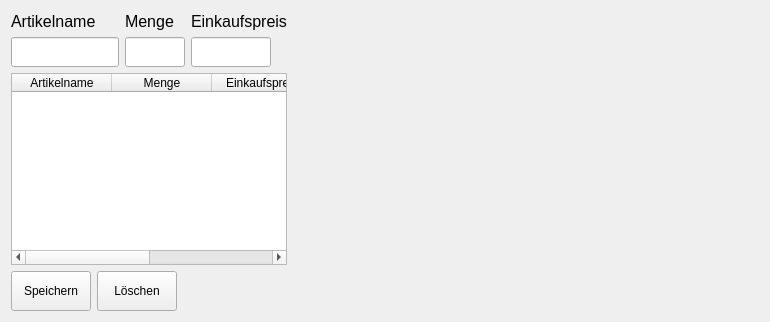
          <widget class="QWidget" name="pageBuy">
           <layout class="QGridLayout" name="gridLayout_6">
            <item row="1" column="2">
             <widget class="QLineEdit" name="lineEditBuyPrice">
              <property name="minimumSize">
               <size>
                <width>0</width>
                <height>30</height>
               </size>
              </property>
              <property name="maximumSize">
               <size>
                <width>80</width>
                <height>30</height>
               </size>
              </property>
              <property name="inputMask">
               <string>000000000</string>
              </property>
              <property name="alignment">
               <set>Qt::AlignLeading|Qt::AlignLeft|Qt::AlignVCenter</set>
              </property>
             </widget>
            </item>
            <item row="0" column="0">
             <widget class="QLabel" name="label_27">
              <property name="font">
               <font>
                <pointsize>12</pointsize>
               </font>
              </property>
              <property name="text">
               <string>Artikelname</string>
              </property>
             </widget>
            </item>
            <item row="0" column="3">
             <spacer name="horizontalSpacer_7">
              <property name="orientation">
               <enum>Qt::Horizontal</enum>
              </property>
              <property name="sizeHint" stdset="0">
               <size>
                <width>472</width>
                <height>20</height>
               </size>
              </property>
             </spacer>
            </item>
            <item row="1" column="0">
             <widget class="QLineEdit" name="lineEditBuyProductName">
              <property name="minimumSize">
               <size>
                <width>0</width>
                <height>30</height>
               </size>
              </property>
              <property name="maximumSize">
               <size>
                <width>16777215</width>
                <height>30</height>
               </size>
              </property>
             </widget>
            </item>
            <item row="0" column="2">
             <widget class="QLabel" name="label_29">
              <property name="font">
               <font>
                <pointsize>12</pointsize>
               </font>
              </property>
              <property name="text">
               <string>Einkaufspreis</string>
              </property>
             </widget>
            </item>
            <item row="0" column="1">
             <widget class="QLabel" name="label_28">
              <property name="font">
               <font>
                <pointsize>12</pointsize>
               </font>
              </property>
              <property name="text">
               <string>Menge</string>
              </property>
             </widget>
            </item>
            <item row="2" column="0" colspan="3">
             <widget class="QTableWidget" name="tableWidgetBuyItem">
              <property name="selectionBehavior">
               <enum>QAbstractItemView::SelectRows</enum>
              </property>
              <column>
               <property name="text">
                <string>Artikelname</string>
               </property>
              </column>
              <column>
               <property name="text">
                <string>Menge</string>
               </property>
              </column>
              <column>
               <property name="text">
                <string>Einkaufspreis</string>
               </property>
              </column>
              <column>
               <property name="text">
                <string>Zwischensumme</string>
               </property>
              </column>
             </widget>
            </item>
            <item row="3" column="0" colspan="3">
             <layout class="QHBoxLayout" name="horizontalLayout_9">
              <item>
               <widget class="QPushButton" name="BtnPrintBuy">
                <property name="minimumSize">
                 <size>
                  <width>0</width>
                  <height>40</height>
                 </size>
                </property>
                <property name="text">
                 <string>Speichern</string>
                </property>
               </widget>
              </item>
              <item>
               <widget class="QPushButton" name="BtnDeleteBuyItem">
                <property name="minimumSize">
                 <size>
                  <width>0</width>
                  <height>40</height>
                 </size>
                </property>
                <property name="text">
                 <string>Löschen</string>
                </property>
               </widget>
              </item>
              <item>
               <spacer name="horizontalSpacer_8">
                <property name="orientation">
                 <enum>Qt::Horizontal</enum>
                </property>
                <property name="sizeHint" stdset="0">
                 <size>
                  <width>40</width>
                  <height>20</height>
                 </size>
                </property>
               </spacer>
              </item>
             </layout>
            </item>
            <item row="1" column="1">
             <widget class="QLineEdit" name="lineEditBuyQuantity">
              <property name="minimumSize">
               <size>
                <width>60</width>
                <height>30</height>
               </size>
              </property>
              <property name="maximumSize">
               <size>
                <width>40</width>
                <height>30</height>
               </size>
              </property>
              <property name="inputMask">
               <string>0000</string>
              </property>
              <property name="maxLength">
               <number>4</number>
              </property>
              <property name="frame">
               <bool>true</bool>
              </property>
              <property name="echoMode">
               <enum>QLineEdit::Normal</enum>
              </property>
             </widget>
            </item>
           </layout>
           <zorder>lineEditBuyProductName</zorder>
           <zorder>lineEditBuyQuantity</zorder>
           <zorder>lineEditBuyPrice</zorder>
           <zorder>label_29</zorder>
           <zorder>label_28</zorder>
           <zorder>label_27</zorder>
           <zorder>tableWidgetBuyItem</zorder>
          </widget>
